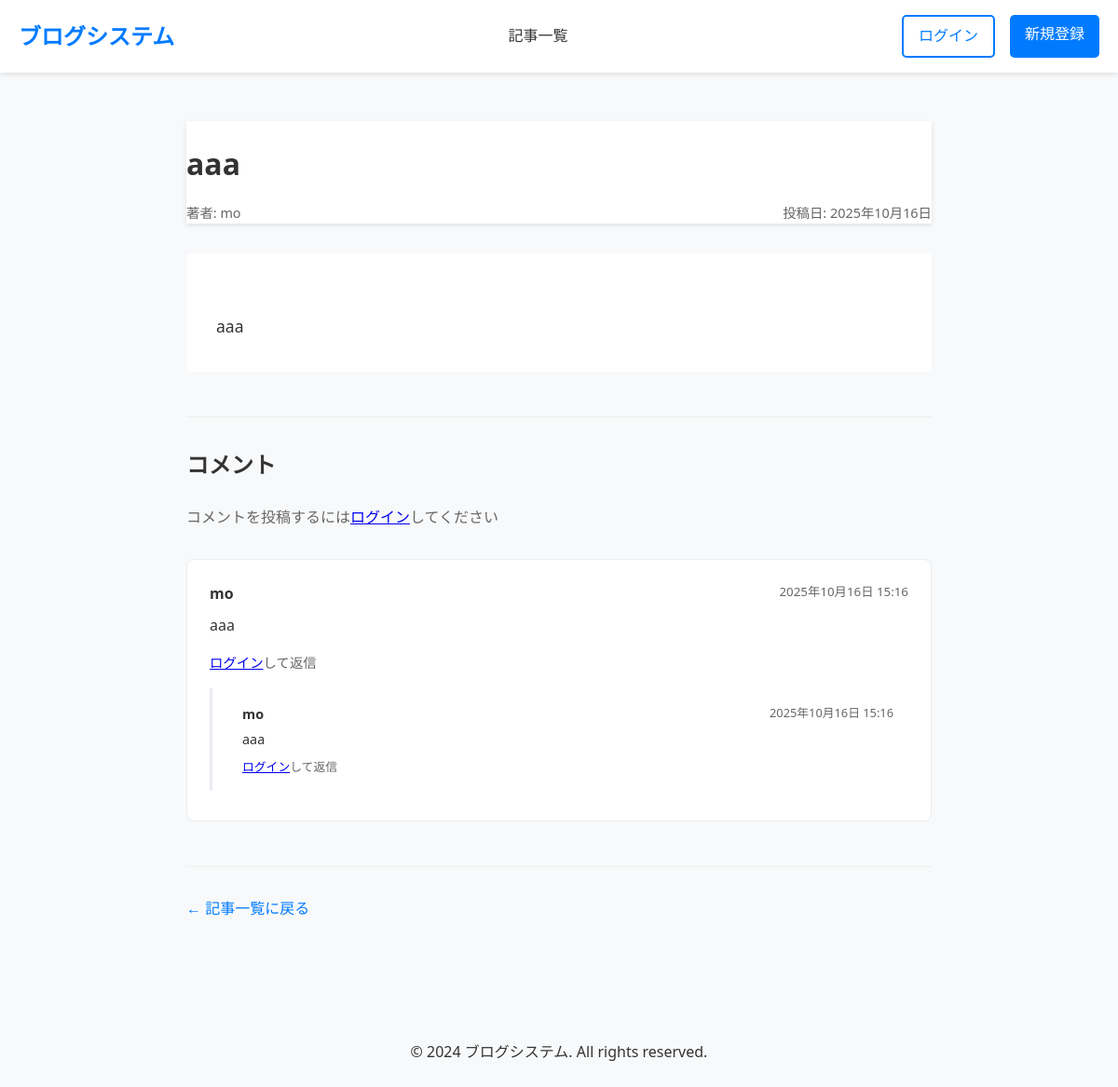
Page /article/1 on the earlier database version.
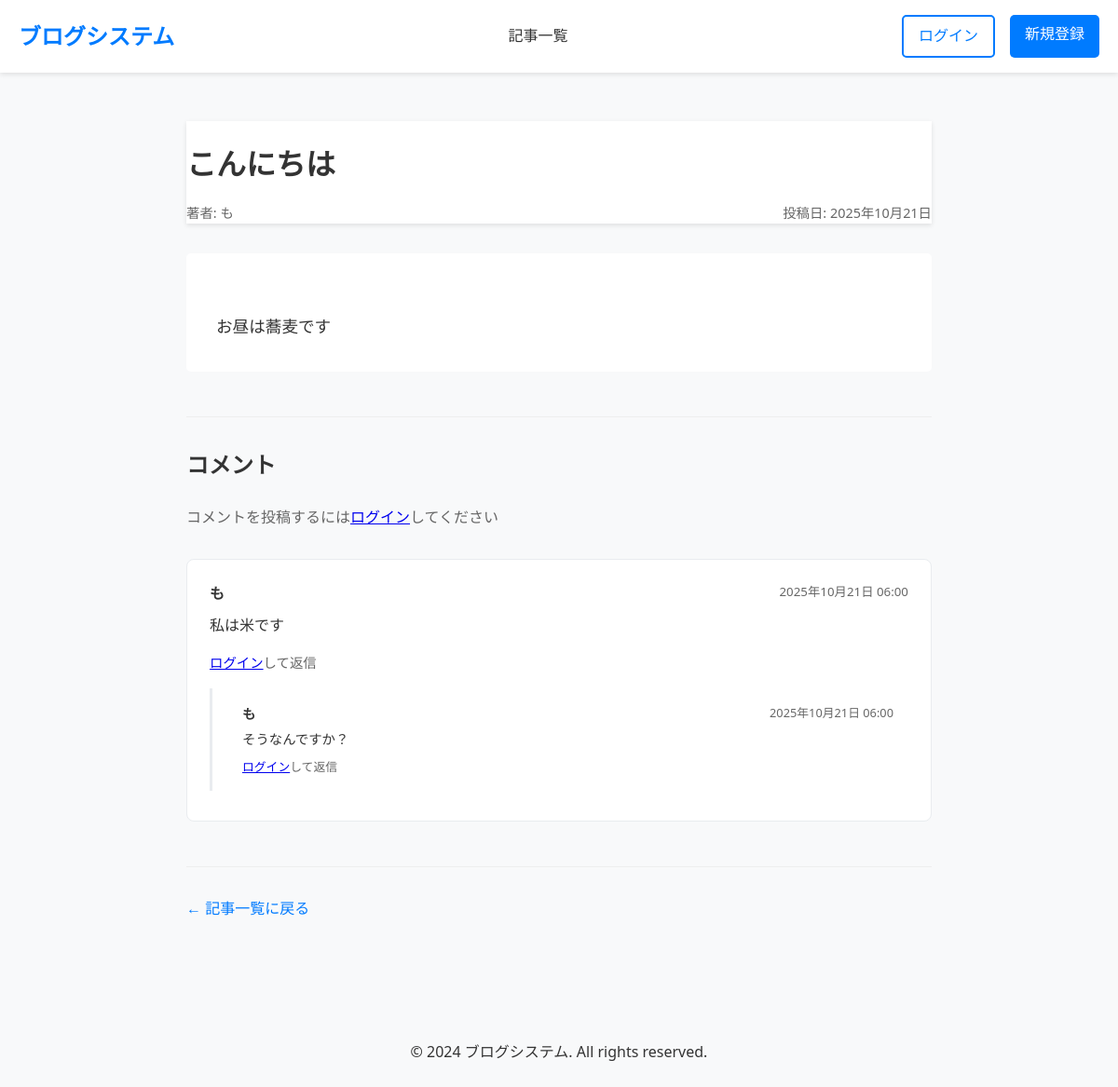
Same page on the later database version.
### app.py (models this page shows, shortened)
class Article(db.Model):
    id = db.Column(db.Integer, primary_key=True)
    title = db.Column(db.String(200), nullable=False)
    content = db.Column(db.Text, nullable=False)
    author_id = db.Column(db.Integer, db.ForeignKey('user.id'), nullable=False)
    is_published = db.Column(db.Boolean, default=True)
    created_at = db.Column(db.DateTime, default=datetime.utcnow)
    updated_at = db.Column(db.DateTime, default=datetime.utcnow, onupdate=datetime.utcnow)
    author = db.relationship('User', backref=db.backref('articles', lazy=True))

class User(UserMixin, db.Model):
    id = db.Column(db.Integer, primary_key=True)
    username = db.Column(db.String(80), unique=True, nullable=False)
    email = db.Column(db.String(120), unique=True, nullable=False)
    password_hash = db.Column(db.String(120), nullable=False)
    created_at = db.Column(db.DateTime, default=datetime.utcnow)

class Comment(db.Model):
    id = db.Column(db.Integer, primary_key=True)
    content = db.Column(db.Text, nullable=False)
    author_id = db.Column(db.Integer, db.ForeignKey('user.id'), nullable=False)
    article_id = db.Column(db.Integer, db.ForeignKey('article.id'), nullable=False)
    created_at = db.Column(db.DateTime, default=datetime.utcnow)
    author = db.relationship('User', backref=db.backref('comments', lazy=True))
    article = db.relationship('Article', backref=db.backref('comments', lazy=True))

class Reply(db.Model):
    id = db.Column(db.Integer, primary_key=True)
    content = db.Column(db.Text, nullable=False)
    author_id = db.Column(db.Integer, db.ForeignKey('user.id'), nullable=False)
    comment_id = db.Column(db.Integer, db.ForeignKey('comment.id'), nullable=False)
    parent_reply_id = db.Column(db.Integer, db.ForeignKey('reply.id'), nullable=True)
    created_at = db.Column(db.DateTime, default=datetime.utcnow)
    author = db.relationship('User', backref=db.backref('replies', lazy=True))
    comment = db.relationship('Comment', backref=db.backref('replies', lazy=True))
    parent_reply = db.relationship('Reply', remote_side=[id], backref=db.backref('child_replies', lazy=True))
    def get_child_replies(self):
        return Reply.query.filter_by(parent_reply_id=self.id).order_by(Reply.created_at.asc()).all()

### app.py (the view)
@app.route('/article/<int:article_id>')
def article_detail(article_id):
    article = Article.query.get_or_404(article_id)
    if not article.is_published and (not current_user.is_authenticated or current_user.id != article.author_id):
        flash('この記事は非公開です')
        return redirect(url_for('index'))
    comments = Comment.query.filter_by(article_id=article_id).order_by(Comment.created_at.desc()).all()
    return render_template('article_detail.html', article=article, comments=comments)

### templates/article_detail.html (shortened to what the changed rows need)
{% extends "base.html" %}
{% block content %}
<article style="max-width: 800px; margin: 0 auto; padding: 0;">
    <header style="margin-bottom: 2rem; padding-top: 20px;">
        <h1 style="font-size: 2rem; margin-bottom: 1rem; color: #333; font-weight: 600; scroll-margin-top: 100px;">{{ article.title }}</h1>
        <div style="display: flex; justify-content: space-between; align-items: center; color: #666; font-size: 0.9rem;">
            <span>著者: {{ article.author.username }}</span>
            <span>投稿日: {{ article.created_at.strftime('%Y年%m月%d日') }}</span>
        </div>
    </header>
    <div style="line-height: 1.8; font-size: 1.1rem; white-space: pre-line; background: white; padding: 2rem; border-radius: 5px; margin-bottom: 2rem;">
        {{ article.content }}
    </div>
    <section style="margin-top: 3rem; padding-top: 2rem; border-top: 1px solid #eee;">
        <h3 style="font-size: 1.5rem; margin-bottom: 1.5rem; color: #333;">コメント</h3>
        {% if current_user.is_authenticated %}
        <form method="POST" action="{{ url_for('add_comment', article_id=article.id) }}" style="margin-bottom: 2rem;">
            <div style="margin-bottom: 1rem;">
                <textarea name="content" placeholder="コメントを入力してください..."
                          style="width: 100%; padding: 1rem; border: 1px solid #ddd; border-radius: 5px; font-size: 1rem; min-height: 100px; resize: vertical;"></textarea>
            </div>
            <button type="submit" class="btn btn-primary" style="padding: 0.75rem 2rem;">コメントを投稿</button>
        </form>
        {% else %}
        <p style="margin-bottom: 2rem; color: #666;">
        </p>
        {% endif %}
        {% if comments %}
        <div class="comments-list">
            {% for comment in comments %}
            <div class="comment" style="background: white; padding: 1.5rem; border-radius: 8px; margin-bottom: 1rem; border: 1px solid #e9ecef;">
                <div style="display: flex; justify-content: space-between; align-items: flex-start; margin-bottom: 0.5rem;">
                    <strong style="color: #333;">{{ comment.author.username }}</strong>
                    <small style="color: #666;">{{ comment.created_at.strftime('%Y年%m月%d日 %H:%M') }}</small>
                </div>
                <div style="line-height: 1.6; color: #333; white-space: pre-line;">{{ comment.content }}</div>
                <div style="margin-top: 1rem;">
                    {% if current_user.is_authenticated %}
                    <form method="POST" action="{{ url_for('add_reply', comment_id=comment.id) }}" style="margin-top: 1rem;">
                        <div style="display: flex; gap: 0.5rem;">
                            <input type="text" name="content" placeholder="返信を入力..."
                                   style="flex: 1; padding: 0.5rem; border: 1px solid #ddd; border-radius: 5px; font-size: 0.9rem;">
                            <button type="submit" class="btn btn-primary" style="padding: 0.5rem 1rem; font-size: 0.9rem;">返信</button>
                        </div>
                    </form>
                    {% else %}
                    <p style="margin-top: 0.5rem; font-size: 0.9rem; color: #666;">
                        <a href="{{ url_for('login') }}">ログイン</a>して返信
                    </p>
                    {% endif %}
                    {% if comment.replies %}
                    <div class="replies" style="margin-top: 1rem; padding-left: 1rem; border-left: 3px solid #e9ecef;">
                        {% for reply in comment.replies %}
                            {% if not reply.parent_reply_id %}
                                {% include 'reply_item.html' %}
                            {% endif %}
                        {% endfor %}
                    </div>
                    {% endif %}
                </div>
            </div>
            {% endfor %}
        </div>
        {% else %}
        <p style="color: #666; text-align: center; padding: 2rem;">まだコメントはありません</p>
        {% endif %}
    </section>
    <footer style="margin-top: 3rem; padding-top: 2rem; border-top: 1px solid #eee;">
        <div style="display: flex; justify-content: space-between; align-items: center;">
        </div>
    </footer>
</article>
{% endblock %}

### templates/reply_item.html (shortened to what this page needs)
<div class="reply" style="background: white; padding: 1rem; border-radius: 5px; margin-bottom: 0.5rem;">
    <div style="display: flex; justify-content: space-between; align-items: flex-start; margin-bottom: 0.3rem;">
        <strong style="color: #333; font-size: 0.9rem;">{{ reply.author.username }}</strong>
        <small style="color: #666; font-size: 0.8rem;">{{ reply.created_at.strftime('%Y年%m月%d日 %H:%M') }}</small>
    </div>
    <div style="line-height: 1.5; color: #333; white-space: pre-line; font-size: 0.9rem;">{{ reply.content }}</div>
    {% if current_user.is_authenticated %}
    <form method="POST" action="{{ url_for('add_reply_to_reply', reply_id=reply.id) }}" style="margin-top: 0.5rem;">
        <div style="display: flex; gap: 0.5rem;">
            <input type="text" name="content" placeholder="返信を入力..."
                   style="flex: 1; padding: 0.5rem; border: 1px solid #ddd; border-radius: 5px; font-size: 0.9rem;">
            <button type="submit" class="btn btn-primary" style="padding: 0.5rem 1rem; font-size: 0.9rem;">返信</button>
        </div>
    </form>
    {% else %}
    <p style="margin-top: 0.5rem; font-size: 0.8rem; color: #666;">
        <a href="{{ url_for('login') }}">ログイン</a>して返信
    </p>
    {% endif %}
    {% set child_replies = reply.get_child_replies() %}
</div>

Differences in the rows shown:
removed Comment: author.username "mo", created_at "2025年10月16日 15:16", content "aaa"
removed Reply: author.username "mo", created_at "2025年10月16日 15:16", content "aaa"
changed Article: title "aaa" → "こんにちは"; created_at "2025年10月16日" → "2025年10月21日"; content "aaa" → "お昼は蕎麦です"
changed User: author.username "mo" → "も"
added Comment: author.username "も", created_at "2025年10月21日 06:00", content "私は米です"
added Reply: author.username "も", created_at "2025年10月21日 06:00", content "そうなんですか？"
